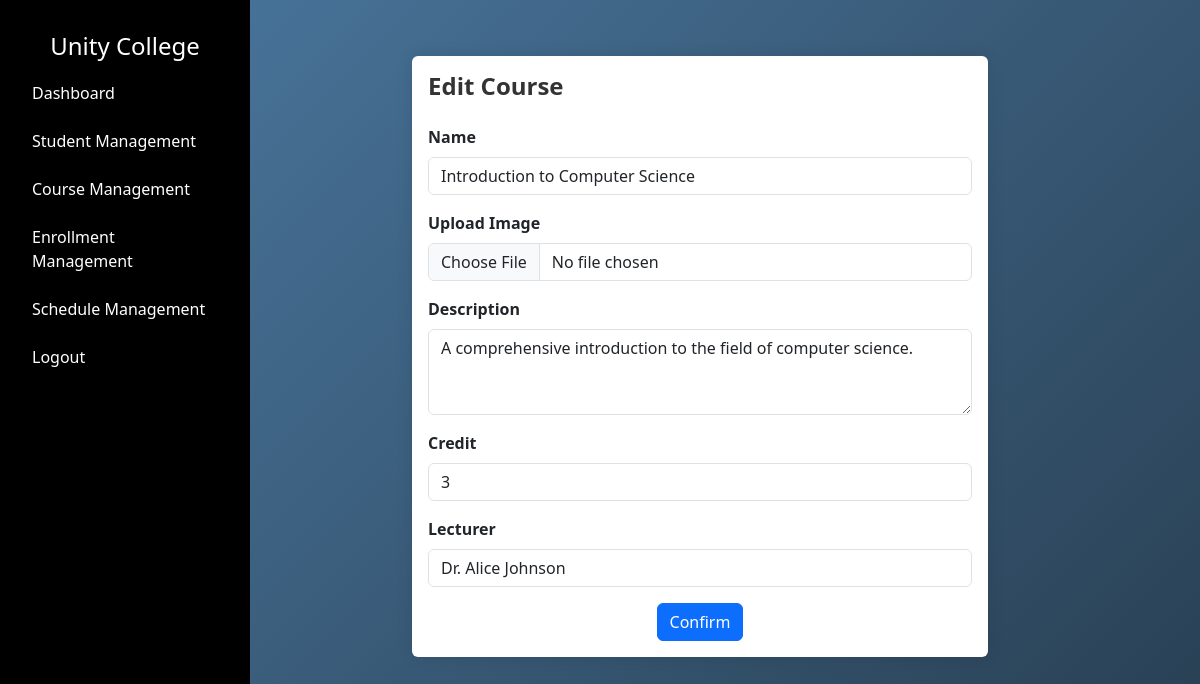
Page /admin/courses/edit/37 (signed in) on the committed database.
### tables this page shows
CREATE TABLE "course" (
    "id" INTEGER PRIMARY KEY AUTOINCREMENT,
    "name" TEXT NOT NULL,
    "image" TEXT NOT NULL,
    "description" TEXT NOT NULL,
    "credits" INTEGER NOT NULL,
    "lecturer" TEXT NOT NULL
);

### app.py (the view, shortened to what this page needs)
@app.route("/admin/courses/edit/<int:course_id>", methods=["GET", "POST"])
def edit_course(course_id):
    if 'admin_uid' not in session or session.get('user_type') != 'admin':
        return redirect(url_for('admin_login'))
    admin_uid = session.get('admin_uid')
    try:
        first_name = session.get('first_name')
        course = query_db("SELECT id, name, image, description, credits, lecturer FROM course WHERE id = ?", (course_id,))
        if not course:
            flash("Course not found.", 'danger')
            return redirect(url_for('admin_view_courses'))
        course = course[0]
    except Exception as e:
        print(traceback.format_exc())
        flash("Error fetching course details.", 'danger')
        return redirect(url_for('admin_view_courses'))
    upload_folder = os.path.abspath(os.path.join('static', 'images', 'courses'))
    app.config['UPLOAD_FOLDER'] = upload_folder
    if not os.path.exists(app.config['UPLOAD_FOLDER']):
        os.makedirs(app.config['UPLOAD_FOLDER'])
    return render_template("admin/editcourse.html", course=course, first_name = first_name, admin_uid = admin_uid)

### dbcontroller.py (called while the page is built)
def query_db(query, args=()):
    con = sqlite3.connect('advweb.db')
    cur = con.cursor()
    cur.execute(query, args)
    rv = cur.fetchall()
    cur.close()
    con.close()
    return rv

### templates/admin/editcourse.html
{% extends "/admin/layout.html" %} {% block content %}
<link href="/static/css/admin/editcourse.css" rel="stylesheet" />
<div class="container mt-4">
  <form method="POST" enctype="multipart/form-data">
    <h2 class="form-title mb-4">Edit Course</h2>
    <div class="mb-3">
      <label for="name" class="form-label">Name</label>
      <input
        type="text"
        class="form-control"
        id="name"
        name="name"
        value="{{ course[1] }}"
        required
      />
    </div>
    <div class="mb-3">
      <label for="cimage" class="form-label">Upload Image</label>
      <input type="file" class="form-control" id="cimage" name="cimage" />
    </div>
    <div class="mb-3">
      <label for="description" class="form-label">Description</label>
      <textarea
        class="form-control"
        id="description"
        name="description"
        rows="3"
        required
      >
{{ course[3] }}</textarea
      >
    </div>
    <div class="mb-3">
      <label for="credit" class="form-label">Credit</label>
      <input
        type="number"
        class="form-control"
        id="credit"
        name="credit"
        value="{{ course[4] }}"
        required
      />
    </div>
    <div class="mb-3">
      <label for="lecturer" class="form-label">Lecturer</label>
      <input
        type="text"
        class="form-control"
        id="lecturer"
        name="lecturer"
        value="{{ course[5] }}"
        required
      />
    </div>
    <div class="text-center">
      <button type="submit" class="btn btn-primary">Confirm</button>
    </div>
  </form>
</div>
{% endblock %}

### static/css/admin/layout.css (style rules this page uses)
body { font-family: Arial, sans-serif; margin: 0; background: linear-gradient(135deg, #4b79a1 0%, #283e51 100%) no-repeat center center fixed; }

### static/css/admin/editcourse.css (style rules this page uses)
.container { max-width: 600px; }
form { padding: 1rem; background-color: #ffffff; border-radius: 0.375rem; box-shadow: 0 0 1rem rgba(0, 0, 0, 0.1); }
.form-label { font-weight: bold; }
.form-title { font-size: 1.5rem; font-weight: 700; color: #333; text-align: left; margin-bottom: 1rem; }
textarea.form-control { resize: vertical; }

### rows in the picture
course: name "Introduction to Computer Science", description "A comprehensive introduction to the field of computer science.", credit "3", lecturer "Dr. Alice Johnson"
